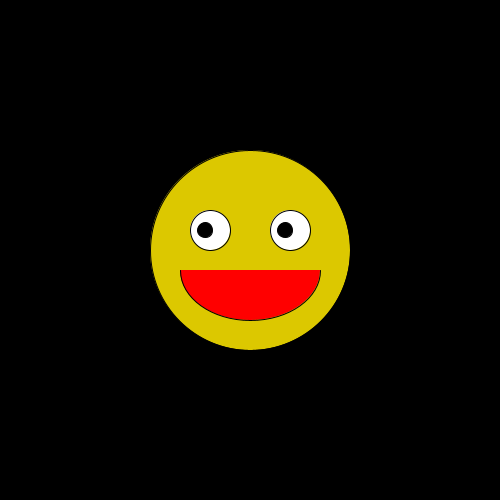
Frame 1 (no input)
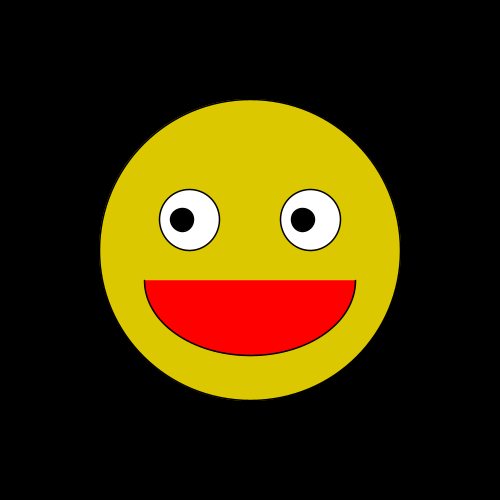
Frame 60 (the mouse pressed at the canvas centre just before this capture)
Frame 120 (the mouse held since frame 60 and released just before this capture): identical to frame 60, image omitted

The Processing sketch that drew these frames (run headless with seeded random() and noise(); from frame 60 on, the mouse is pressed at the canvas centre):

// Processing sketch: smiley_face_
// ── smiley_face_.pde
float pupilOffset = 0;
float pupilSpeed = 1;

float faceOffset = 0;
float faceSpeed = 0.1;

float scaleFactor = 1;
float scaleSpeed = -0.01;

void setup() {
  size(500, 500);
}

void draw() {
  background(0);

  push();
  translate(width/2, height/2);
  scale(scaleFactor);
  scaleFactor = scaleFactor + scaleSpeed;
  if(scaleFactor < .3); {
    scaleSpeed = abs(scaleSpeed);
  }
  if(scaleFactor > 1.5) {
    scaleSpeed= -abs(scaleSpeed);
  }
  translate(-width/2, -width/2);
 // translate(0, faceOffset);
 

  fill(220, 200, 0);
  circle(width/2, height/2, 200);
  fill(255, 0, 0);
  arc(width/2, height/2 + 20, 140, 100, radians(0), radians(180));
  fill(255);
  circle(width/2 -40, height/2 - 20, 40);
  circle(width/2 +40, height/2 - 20, 40);

  push();
 // translate(pupilOffset, 0);
  fill(0);
  circle(width/2 -45, height/2 -20, 15);
  circle(width/2 +35, height/2 -20, 15);

  pop();

  pop();

  pupilOffset = pupilOffset + pupilSpeed;
  if (pupilOffset > 15) {
    pupilSpeed = -abs(pupilSpeed);
  }
  if (pupilOffset < -5) {
    pupilSpeed = abs(pupilSpeed);
  }

  faceOffset = faceOffset + faceSpeed;
  if (faceOffset > 100) {
    faceSpeed = -abs(faceSpeed);
  }
  if (faceOffset < -100) {
    faceSpeed = abs(faceSpeed);
  }
}
